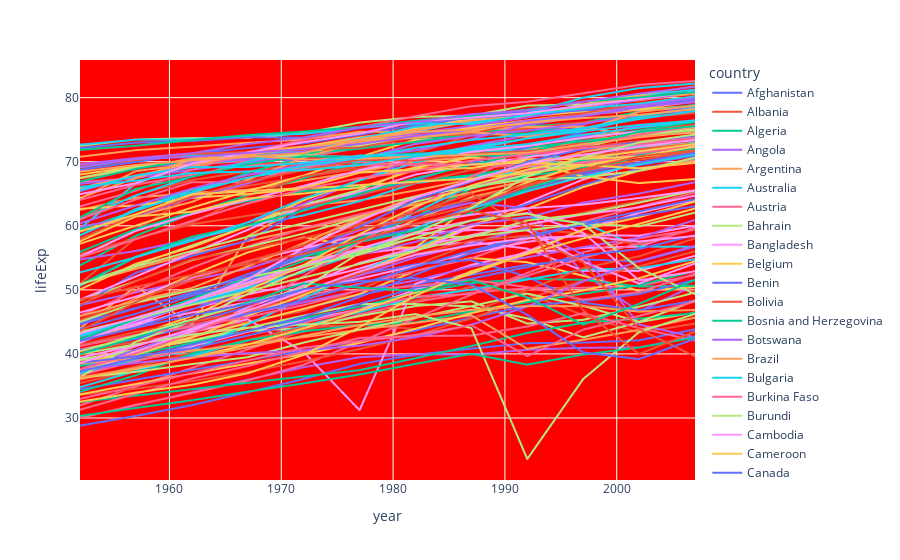

The code cell stored with this chart in its notebook:
### Code cell
fig = px.line(df, x='year',y='lifeExp', color='country')
fig.update_layout(plot_bgcolor='red')
